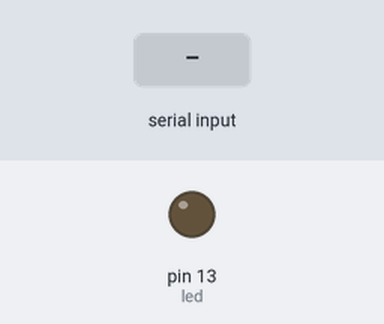
The sketch below on a simulated Arduino Uno, built with avr-gcc and run on an emulated ATmega328P. Shown: output pins drawn as LEDs (lit = HIGH). The inputs (shaded band) are chosen by the test bench.

Above: at 1.2 s.
1.3 s: "A" received over the second serial link
At 2.1 s:
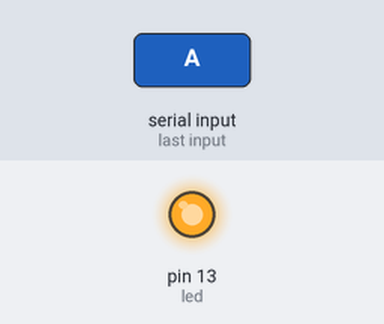
2.8 s: "B" received over the second serial link
At 3.2 s:
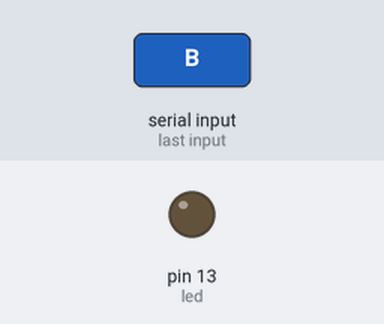
Timing chart, 0 to 5.8 s (numbered marks = the images above; inputs shaded):
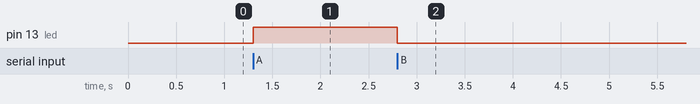

Measured:
- after the input at 1.3 s, pin 13 (led): LOW → HIGH at once
- after the input at 2.8 s, pin 13 (led): HIGH → LOW at once

The sketch:

mecatron_bluetooth.ino
```cpp
#include <SoftwareSerial.h>

int led=13;
int estado=0;
SoftwareSerial dispositivo(10,11);  // RX=10, TX=11

void setup(){
  pinMode(led,OUTPUT);
  dispositivo.begin(9600);
}

void loop(){
  if(dispositivo.available()>0){
    estado=dispositivo.read();
  }

  if(estado=='A'){
    digitalWrite(led,HIGH);
  }
  if(estado=='B'){
    digitalWrite(led,LOW);
  }
}
```
